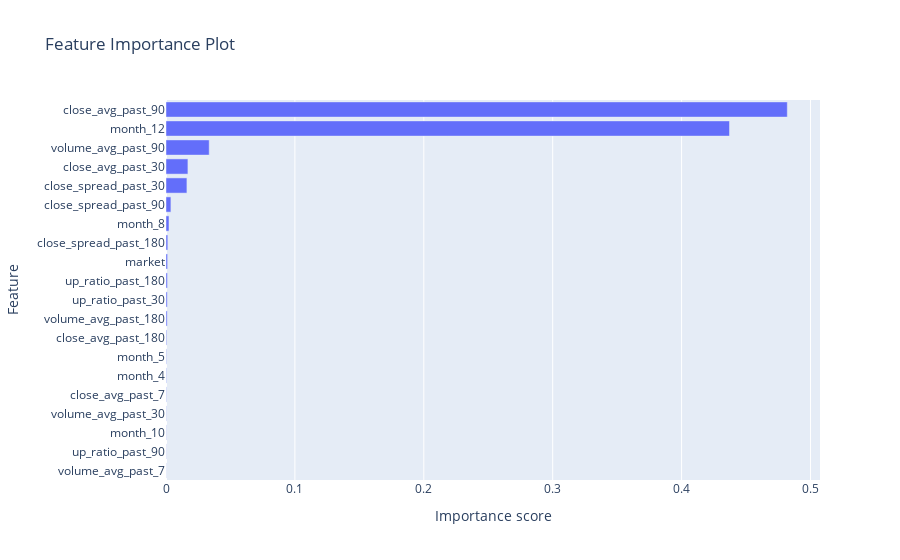

This figure's notebook cell:
### Markdown cell above
#### 4.5 Feature Importance

### Code cell
importances = pd.Series(best_xgb.feature_importances_, index=num_features + bool_features).sort_values().tail(20)
px.bar(x=importances, y=importances.index, orientation='h', labels={'y':'Feature','x':'Importance score'}, title='Feature Importance Plot')

### Figure 1 — Plotly figure (JSON) as saved in the notebook; plotly's stock layout.template omitted (floating-point values rounded to 4 significant figures)
{"data": [{"alignmentgroup": "True", "hovertemplate": "Importance score=%{x}<br>Feature=%{y}<extra></extra>", "legendgroup": "", "marker": {"color": "#636efa"}, "name": "", "offsetgroup": "", "orientation": "h", "showlegend": false, "textposition": "auto", "type": "bar", "x": [0.0001021, 0.0001295, 0.0001832, 0.0001964, 0.0002582, 0.0003067, 0.0003448, 0.0005205, 0.0009088, 0.0009641, 0.001089, 0.001234, 0.001391, 0.002315, 0.003804, 0.01623, 0.01701, 0.03351, 0.4372, 0.482], "xaxis": "x", "y": ["volume_avg_past_7", "up_ratio_past_90", "month_10", "volume_avg_past_30", "close_avg_past_7", "month_4", "month_5", "close_avg_past_180", "volume_avg_past_180", "up_ratio_past_30", "up_ratio_past_180", "market", "close_spread_past_180", "month_8", "close_spread_past_90", "close_spread_past_30", "close_avg_past_30", "volume_avg_past_90", "month_12", "close_avg_past_90"], "yaxis": "y"}], "layout": {"barmode": "relative", "legend": {"tracegroupgap": 0}, "title": {"text": "Feature Importance Plot"}, "xaxis": {"anchor": "y", "domain": [0, 1], "title": {"text": "Importance score"}}, "yaxis": {"anchor": "x", "domain": [0, 1], "title": {"text": "Feature"}}}}
